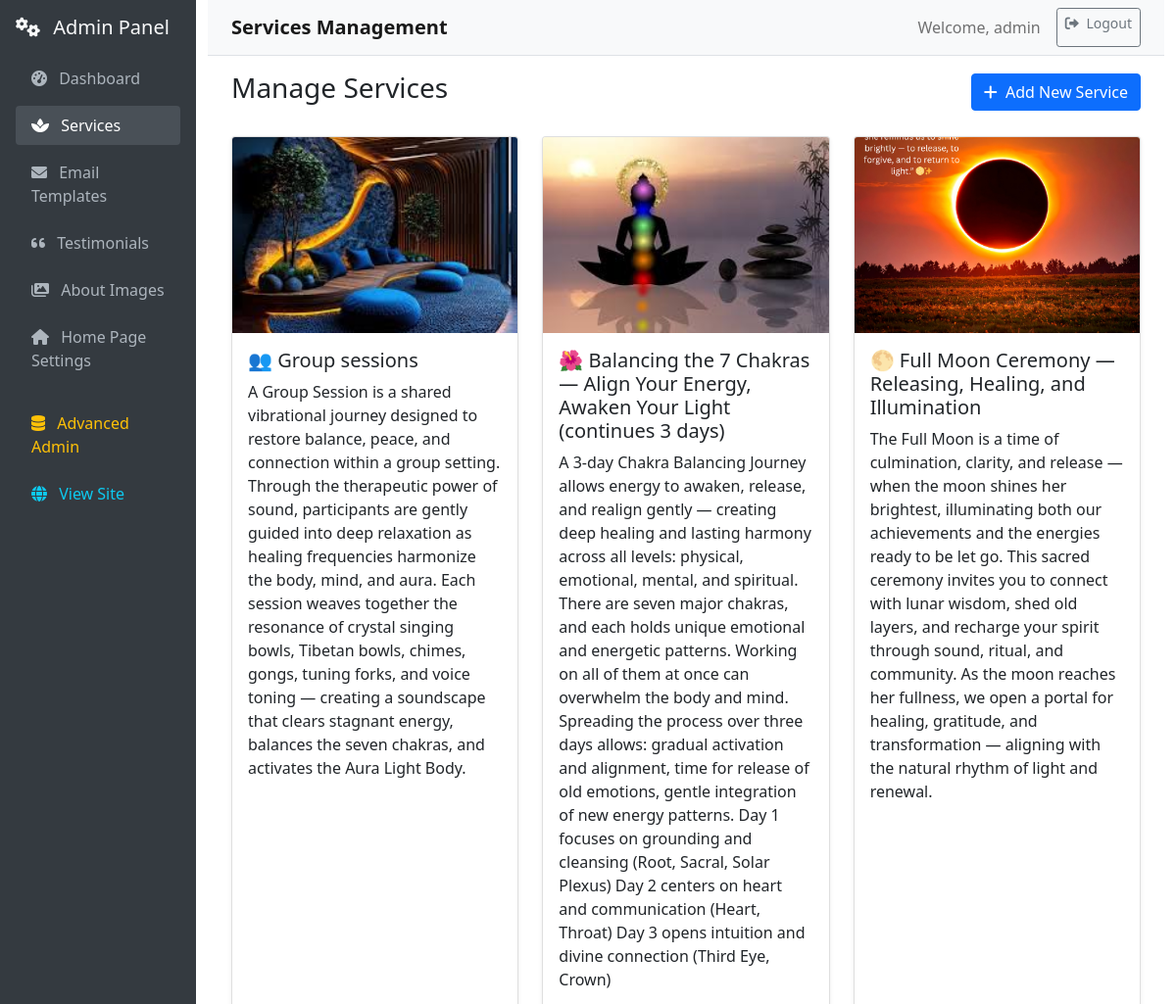
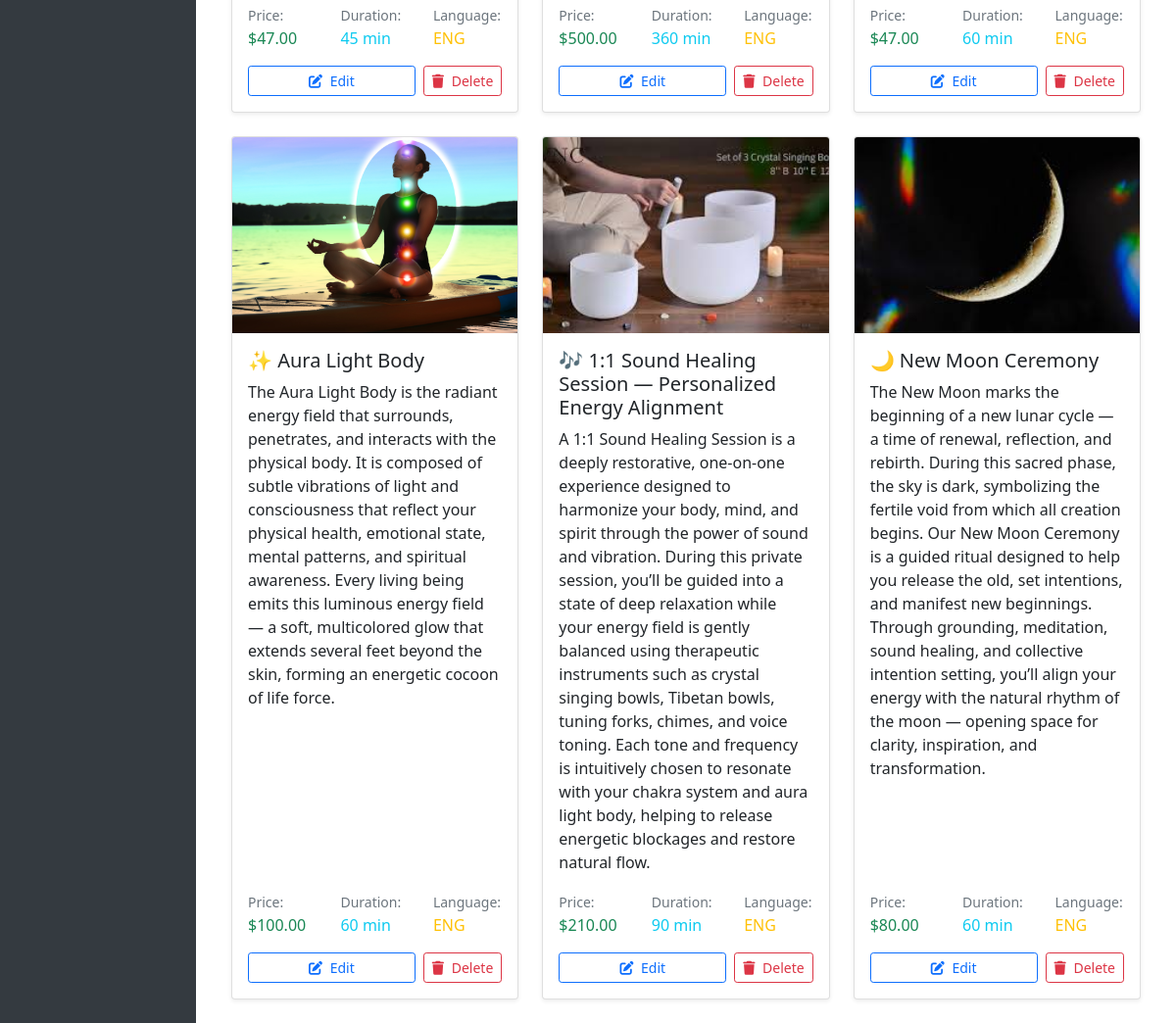
Page /web_admin/services (signed in) on the committed database (2 pictures, top to bottom).
### db/models.py (models this page shows, shortened)
class User(db.Model, UserMixin):
    __tablename__ = 'users'
    id = db.Column(db.Integer, primary_key=True, autoincrement=True)
    is_paid = db.Column(db.Boolean, default=False)
    username = db.Column(db.String(80), nullable=False, unique=True)
    email = db.Column(db.String(120), nullable=False, unique=True)
    password = db.Column(db.String(128), nullable=False)
    role_id = db.Column(db.Integer, db.ForeignKey('roles.id'), nullable=False)
    role = db.relationship('Role', backref=db.backref('users', lazy=True))
    created_at = db.Column(db.DateTime, default=db.func.now())
    updated_at = db.Column(db.DateTime, default=db.func.now(), onupdate=db.func.now())

class Service(db.Model):
    __tablename__ = "services"
    id = db.Column(db.Integer, primary_key=True)
    name = db.Column(db.String(100), nullable=False)
    description = db.Column(db.Text, nullable=True)
    price = db.Column(db.Float, nullable=False)
    duration = db.Column(db.Integer, nullable=False)  # Duration in minutes
    image_path = db.Column(db.String(255), nullable=True)  # Path to service image
    language = db.Column(db.String(3), nullable=False, default='ENG')  # ENG or MON

### routes/web_admin.py (the view)
@web_admin_bp.route('/services')
@admin_required
def admin_services():
    services = Service.query.all()
    return render_template('admin/services.html', services=services)

### routes/web_admin.py (called while the page is built)
def admin_required(f):
    @wraps(f)
    @login_required
    def decorated_function(*args, **kwargs):
        if not current_user.is_authenticated or current_user.role.name != 'admin':
            flash('Admin access required.', 'error')
            return redirect(url_for('main.home'))
        return f(*args, **kwargs)
    return decorated_function

### templates/admin/services.html (shortened to what this page needs)
{% extends "admin/base.html" %}
{% block page_title %}Services Management{% endblock %}
{% block content %}
<div class="row">
    <div class="col-12">
        <div class="d-flex justify-content-between align-items-center mb-4">
            <h3>Manage Services</h3>
            <a href="{{ url_for('web_admin_panel.create_service') }}" class="btn btn-primary">
                <i class="fas fa-plus me-1"></i>
                Add New Service
            </a>
        </div>
    </div>
</div>
<div class="row">
    {% if services %}
        {% for service in services %}
        <div class="col-md-6 col-lg-4 mb-4">
            <div class="card h-100">
                {% if service.image_path %}
                <img src="{{ url_for('static', filename=service.image_path) }}"
                     class="card-img-top"
                     style="height: 200px; object-fit: cover;"
                     alt="{{ service.name }}">
                {% else %}
                <div class="card-img-top bg-light d-flex align-items-center justify-content-center"
                     style="height: 200px;">
                    <i class="fas fa-spa fa-3x text-muted"></i>
                </div>
                {% endif %}
                <div class="card-body d-flex flex-column">
                    <h5 class="card-title">{{ service.name }}</h5>
                    <p class="card-text flex-grow-1">{{ service.description or 'No description available.' }}</p>
                    <div class="mt-auto">
                        <div class="row mb-3">
                            <div class="col-4">
                                <small class="text-muted">Price:</small><br>
                                <span class="h6 text-success">${{ '%.2f'|format(service.price) }}</span>
                            </div>
                            <div class="col-4">
                                <small class="text-muted">Duration:</small><br>
                                <span class="h6 text-info">{{ service.duration }} min</span>
                            </div>
                            <div class="col-4">
                                <small class="text-muted">Language:</small><br>
                                <span class="h6 text-warning">{{ service.language }}</span>
                            </div>
                        </div>
                        <div class="d-flex gap-2">
                            <a href="{{ url_for('web_admin_panel.edit_service', service_id=service.id) }}"
                               class="btn btn-outline-primary btn-sm flex-fill">
                                <i class="fas fa-edit me-1"></i>
                                Edit
                            </a>
                            <button class="btn btn-outline-danger btn-sm"
                                    onclick="confirmDelete({{ service.id }}, '{{ service.name }}')">
                                <i class="fas fa-trash me-1"></i>
                                Delete
                            </button>
                        </div>
                    </div>
                </div>
            </div>
        </div>
        {% endfor %}
    {% endif %}
</div>
{% endblock %}

### templates/admin/base.html (shortened to what this page needs)
<!DOCTYPE html>
<html lang="en">
<head>
    <link href="https://cdn.jsdelivr.net/npm/bootstrap@5.1.3/dist/css/bootstrap.min.css" rel="stylesheet">
    <link href="https://cdnjs.cloudflare.com/ajax/libs/font-awesome/6.0.0/css/all.min.css" rel="stylesheet">
</head>
<body>
    <div class="container-fluid">
        <div class="row">
            <nav class="col-md-3 col-lg-2 sidebar p-3">
                <div class="mb-3">
                    <h5 class="text-light">
                        <i class="fas fa-cogs me-2"></i>
                        Admin Panel
                    </h5>
                </div>
                <ul class="nav flex-column">
                    <li class="nav-item">
                        <a class="nav-link {% if request.endpoint == 'web_admin_panel.web_admin_panel' %}active{% endif %}"
                           href="{{ url_for('web_admin_panel.web_admin_panel') }}">
                            <i class="fas fa-tachometer-alt me-2"></i>
                            Dashboard
                        </a>
                    </li>
                    <li class="nav-item">
                        <a class="nav-link {% if request.endpoint == 'web_admin_panel.admin_services' %}active{% endif %}"
                           href="{{ url_for('web_admin_panel.admin_services') }}">
                            <i class="fas fa-spa me-2"></i>
                            Services
                        </a>
                    </li>
                    <li class="nav-item">
                        <a class="nav-link {% if request.endpoint == 'web_admin_panel.admin_emails' %}active{% endif %}"
                           href="{{ url_for('web_admin_panel.admin_emails') }}">
                            <i class="fas fa-envelope me-2"></i>
                            Email Templates
                        </a>
                    </li>
                    <li class="nav-item">
                        <a class="nav-link {% if request.endpoint == 'web_admin_panel.admin_testimonials' %}active{% endif %}"
                           href="{{ url_for('web_admin_panel.admin_testimonials') }}">
                            <i class="fas fa-quote-left me-2"></i>
                            Testimonials
                        </a>
                    </li>
                    <li class="nav-item">
                        <a class="nav-link {% if request.endpoint in ['web_admin_panel.admin_about_images', 'web_admin_panel.edit_about_image', 'web_admin_panel.create_about_image'] %}active{% endif %}"
                           href="{{ url_for('web_admin_panel.admin_about_images') }}">
                            <i class="fas fa-images me-2"></i>
                            About Images
                        </a>
                    </li>
                    <li class="nav-item">
                        <a class="nav-link {% if request.endpoint == 'web_admin_panel.admin_settings' %}active{% endif %}"
                           href="{{ url_for('web_admin_panel.admin_settings') }}">
                            <i class="fas fa-home me-2"></i>
                            Home Page Settings
                        </a>
                    </li>
                    <li class="nav-item mt-3">
                        <a class="nav-link text-warning" href="/admin/">
                            <i class="fas fa-database me-2"></i>
                            Advanced Admin
                        </a>
                    </li>
                    <li class="nav-item">
                        <a class="nav-link text-info" href="{{ url_for('main.home') }}">
                            <i class="fas fa-globe me-2"></i>
                            View Site
                        </a>
                    </li>
                </ul>
            </nav>
            <main class="col-md-9 col-lg-10 main-content">
                <nav class="navbar navbar-expand-lg navbar-light bg-light border-bottom">
                    <div class="container-fluid">
                        <span class="navbar-brand mb-0 h1">
                            {% block page_title %}Admin Panel{% endblock %}
                        </span>
                        <div class="navbar-nav ms-auto">
                            <span class="navbar-text me-3">
                                Welcome, {{ current_user.username }}
                            </span>
                            <a class="btn btn-outline-secondary btn-sm" href="/api/logout" onclick="handleLogout(event)">
                                <i class="fas fa-sign-out-alt me-1"></i>
                                Logout
                            </a>
                        </div>
                    </div>
                </nav>
                <div class="container-fluid mt-3">
                    {% block content %}{% endblock %}
                </div>
            </main>
        </div>
    </div>
</body>
</html>

### templates/admin/base.html (style rules this page uses)
.sidebar { min-height: 100vh; background: #343a40; }
.sidebar .nav-link { color: #adb5bd; border-radius: 0.25rem; margin: 0.25rem 0; }
.sidebar .nav-link:hover, .sidebar .nav-link.active { color: #fff; background-color: #495057; }
.main-content { min-height: 100vh; }
.navbar-brand { font-weight: bold; }
.card { box-shadow: 0 0.125rem 0.25rem rgba(0, 0, 0, 0.075); border: 1px solid rgba(0, 0, 0, 0.125); }

### rows in the picture
User: username "admin"
Service: image_path (picture), name "👥 Group sessions", description "A Group Session is a shared vibrational journey designed to restore balance, peace, and connection within a group setting. Through the therapeutic power of sound, participants are gently guided into deep relaxation as healing frequencies harmonize the body, mind, and aura. Each session weaves together the resonance of crystal singing bowls, Tibetan bowls, chimes, gongs, tuning forks, and voice toning — creating a soundscape that clears stagnant energy, balances the seven chakras, and activates the Aura Light Body.", price "47.00", duration "45", language "ENG"
Service: image_path (picture), name "🌺 Balancing the 7 Chakras — Align Your Energy, Awaken Your Light (continues 3 days)", description "A 3-day Chakra Balancing Journey allows energy to awaken, release, and realign gently — creating deep healing and lasting harmony across all levels: physical, emotional, mental, and spiritual. There are seven major chakras, and each holds unique emotional and energetic patterns. Working on all of them at once can overwhelm the body and mind. Spreading the process over three days allows: gradual activation and alignment, time for release of old emotions, gentle integration of new energy patterns. Day 1 focuses on grounding and cleansing (Root, Sacral, Solar Plexus) Day 2 centers on heart and communication (Heart, Throat) Day 3 opens intuition and divine connection (Third Eye, Crown)", price "500.00", duration "360", language "ENG"
Service: image_path (picture), name "🌕 Full Moon Ceremony — Releasing, Healing, and Illumination", description "The Full Moon is a time of culmination, clarity, and release — when the moon shines her brightest, illuminating both our achievements and the energies ready to be let go. This sacred ceremony invites you to connect with lunar wisdom, shed old layers, and recharge your spirit through sound, ritual, and community. As the moon reaches her fullness, we open a portal for healing, gratitude, and transformation — aligning with the natural rhythm of light and renewal.", price "47.00", duration "60", language "ENG"
Service: image_path (picture), name "✨ Aura Light Body", description "The Aura Light Body is the radiant energy field that surrounds, penetrates, and interacts with the physical body. It is composed of subtle vibrations of light and consciousness that reflect your physical health, emotional state, mental patterns, and spiritual awareness. Every living being emits this luminous energy field — a soft, multicolored glow that extends several feet beyond the skin, forming an energetic cocoon of life force.", price "100.00", duration "60", language "ENG"
Service: image_path (picture), name "🎶 1:1 Sound Healing Session — Personalized Energy Alignment", description "A 1:1 Sound Healing Session is a deeply restorative, one-on-one experience designed to harmonize your body, mind, and spirit through the power of sound and vibration. During this private session, you’ll be guided into a state of deep relaxation while your energy field is gently balanced using therapeutic instruments such as crystal singing bowls, Tibetan bowls, tuning forks, chimes, and voice toning. Each tone and frequency is intuitively chosen to resonate with your chakra system and aura light body, helping to release energetic blockages and restore natural flow.", price "210.00", duration "90", language "ENG"
Service: image_path (picture), name "🌙 New Moon Ceremony", description "The New Moon marks the beginning of a new lunar cycle — a time of renewal, reflection, and rebirth. During this sacred phase, the sky is dark, symbolizing the fertile void from which all creation begins. Our New Moon Ceremony is a guided ritual designed to help you release the old, set intentions, and manifest new beginnings. Through grounding, meditation, sound healing, and collective intention setting, you’ll align your energy with the natural rhythm of the moon — opening space for clarity, inspiration, and transformation.", price "80.00", duration "60", language "ENG"
